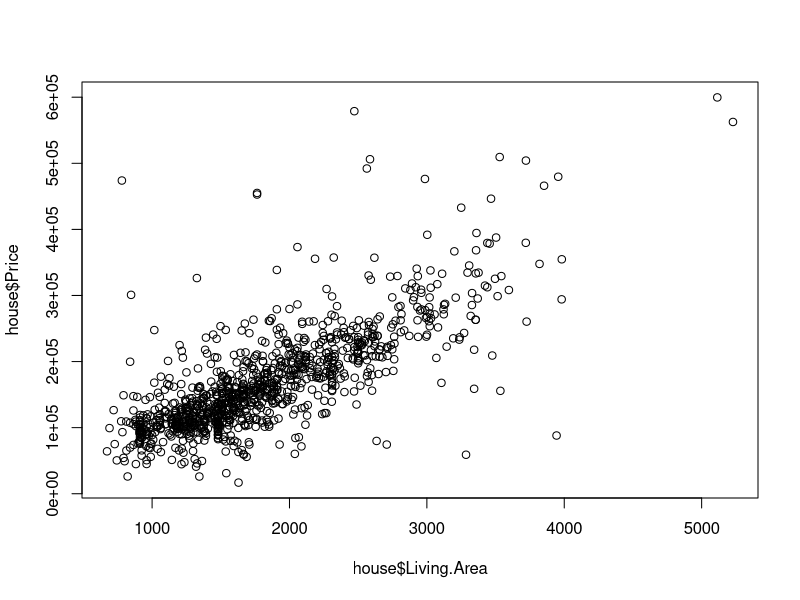
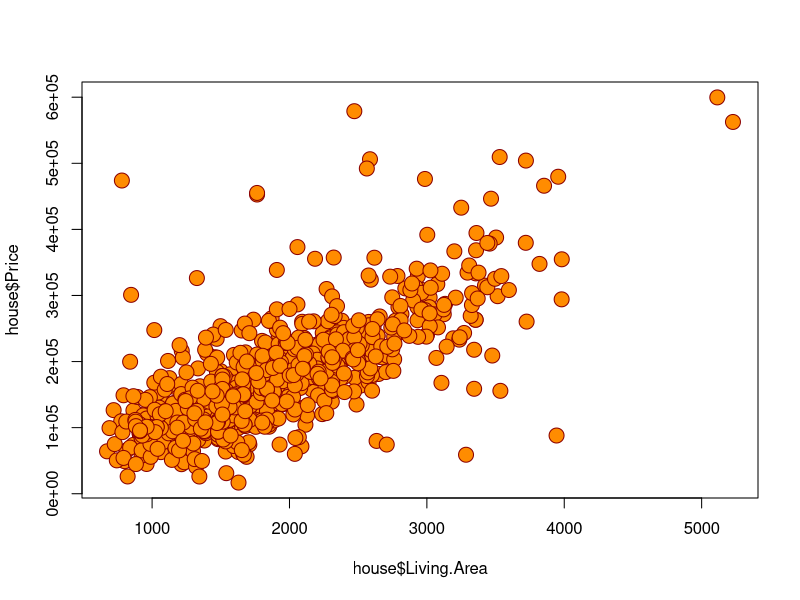

These charts were generated, in order, by the following R code:
## ---- chunk 1
house <- read.csv("data/house_prices.csv")
## ---- chunk 2

head(house, n = 5) # The 5 tells R to print 5 rows

## ---- chunk 3

mean(house$Price)
sd(house$Price)

## ---- chunk 4

plot(house$Living.Area, house$Price)

## ---- chunk 5

plot(
  house$Living.Area,
  house$Price,
  pch = 21,
  bg = "darkorange",
  col = "darkred",
  cex = 2
)

## ---- chunk 6

300 * (2/25)

3^2 + 42

sin(17)

## ---- chunk 7

seq(from = 1, to = 5)

## ---- chunk 8

seq(1, 5) 

seq(5, 1)

## ---- chunk 9

seq(1, 10, by = 2)

seq(1, 10, length = 3)

## ---- chunk 10

bob <- 5.137

## ---- chunk 11

x <- seq(1, 5, length = 3)

logx <- log(x)

exp(logx)

